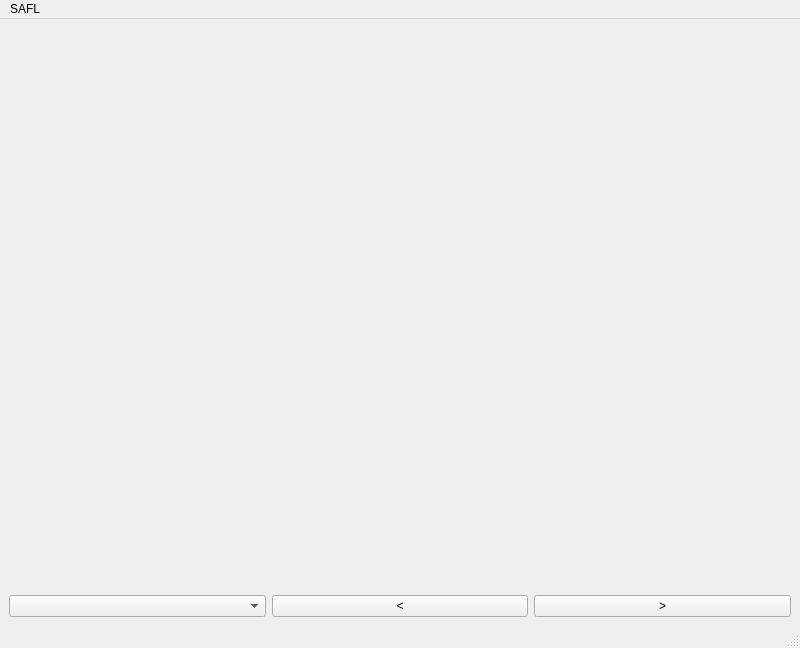
<?xml version="1.0" encoding="UTF-8"?>
<ui version="4.0">
 <class>MainWindow</class>
 <widget class="QMainWindow" name="MainWindow">
  <property name="geometry">
   <rect>
    <x>0</x>
    <y>0</y>
    <width>800</width>
    <height>648</height>
   </rect>
  </property>
  <property name="sizePolicy">
   <sizepolicy hsizetype="Expanding" vsizetype="Expanding">
    <horstretch>0</horstretch>
    <verstretch>0</verstretch>
   </sizepolicy>
  </property>
  <property name="windowTitle">
   <string>SAFL</string>
  </property>
  <widget class="QWidget" name="Centralwidget">
   <property name="sizePolicy">
    <sizepolicy hsizetype="Expanding" vsizetype="Expanding">
     <horstretch>0</horstretch>
     <verstretch>0</verstretch>
    </sizepolicy>
   </property>
   <layout class="QVBoxLayout" name="verticalLayout_3">
    <item>
     <layout class="QVBoxLayout" name="verticalLayout">
      <item>
       <layout class="QHBoxLayout" name="horizontalLayout">
        <item>
         <widget class="MplWidget" name="im1" native="true"/>
        </item>
        <item>
         <widget class="MplWidget" name="im2" native="true"/>
        </item>
       </layout>
      </item>
     </layout>
    </item>
    <item>
     <layout class="QVBoxLayout" name="verticalLayout_2">
      <item>
       <layout class="QHBoxLayout" name="horizontalLayout_2">
        <item>
         <widget class="MplWidget" name="im3" native="true"/>
        </item>
        <item>
         <widget class="MplWidget" name="im4" native="true"/>
        </item>
       </layout>
      </item>
     </layout>
    </item>
    <item>
     <layout class="QHBoxLayout" name="horizontalLayout_3">
      <item>
       <widget class="QComboBox" name="comboBox"/>
      </item>
      <item>
       <widget class="QPushButton" name="pushButton">
        <property name="text">
         <string>&lt;</string>
        </property>
       </widget>
      </item>
      <item>
       <widget class="QPushButton" name="pushButton_2">
        <property name="text">
         <string>&gt;</string>
        </property>
       </widget>
      </item>
     </layout>
    </item>
   </layout>
  </widget>
  <widget class="QMenuBar" name="menubar">
   <property name="geometry">
    <rect>
     <x>0</x>
     <y>0</y>
     <width>800</width>
     <height>25</height>
    </rect>
   </property>
   <widget class="QMenu" name="menuSharingan">
    <property name="title">
     <string>SAFL</string>
    </property>
    <addaction name="actionLoad_Config"/>
    <addaction name="separator"/>
    <addaction name="actionClose_2"/>
   </widget>
   <addaction name="menuSharingan"/>
  </widget>
  <widget class="QStatusBar" name="statusBar"/>
  <action name="actionSelect_File">
   <property name="text">
    <string>Select File</string>
   </property>
  </action>
  <action name="mplactionOpen">
   <property name="text">
    <string>Select File</string>
   </property>
  </action>
  <action name="actionClose">
   <property name="text">
    <string>Close</string>
   </property>
  </action>
  <action name="mplactionClose">
   <property name="text">
    <string>Close</string>
   </property>
  </action>
  <action name="actionLoad_Config">
   <property name="text">
    <string>Load Config</string>
   </property>
  </action>
  <action name="actionClose_2">
   <property name="text">
    <string>Quit</string>
   </property>
  </action>
 </widget>
 <customwidgets>
  <customwidget>
   <class>MplWidget</class>
   <extends>QWidget</extends>
   <header>mplwidget</header>
   <container>1</container>
  </customwidget>
 </customwidgets>
 <resources/>
 <connections/>
</ui>
